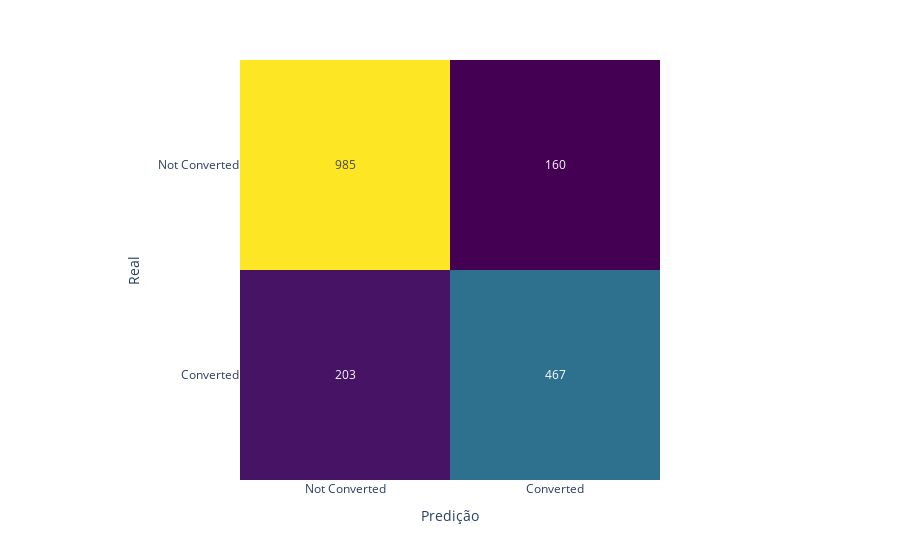

Write notebook code for a chart like this one.
### Code cell
# Mostrar a matriz de confusão
conf_matrix = confusion_matrix(y_test, y_pred)

fig = px.imshow(
  conf_matrix,
  labels=dict(x='Predição', y='Real', color='Contagem'),
  x=['Not Converted', 'Converted'],
  y=['Not Converted', 'Converted'],
  color_continuous_scale='Viridis'
)

fig.update_traces(
  text=conf_matrix,
  texttemplate='%{z}'
)
fig.update_layout(
  coloraxis_showscale=False
)

fig.show()

### Figure 1 — Plotly figure (JSON) as saved in the notebook; plotly's stock layout.template omitted (floating-point values rounded to 4 significant figures)
{"data": [{"coloraxis": "coloraxis", "hovertemplate": "Predição: %{x}<br>Real: %{y}<br>Contagem: %{z}<extra></extra>", "name": "0", "text": [[985, 160], [203, 467]], "texttemplate": "%{z}", "type": "heatmap", "x": ["Not Converted", "Converted"], "xaxis": "x", "y": ["Not Converted", "Converted"], "yaxis": "y", "z": [[985, 160], [203, 467]]}], "layout": {"coloraxis": {"colorbar": {"title": {"text": "Contagem"}}, "colorscale": [[0, "#440154"], [0.1111, "#482878"], [0.2222, "#3e4989"], [0.3333, "#31688e"], [0.4444, "#26828e"], [0.5556, "#1f9e89"], [0.6667, "#35b779"], [0.7778, "#6ece58"], [0.8889, "#b5de2b"], [1, "#fde725"]], "showscale": false}, "margin": {"t": 60}, "xaxis": {"anchor": "y", "constrain": "domain", "domain": [0, 1], "scaleanchor": "y", "title": {"text": "Predição"}}, "yaxis": {"anchor": "x", "autorange": "reversed", "constrain": "domain", "domain": [0, 1], "title": {"text": "Real"}}}}
